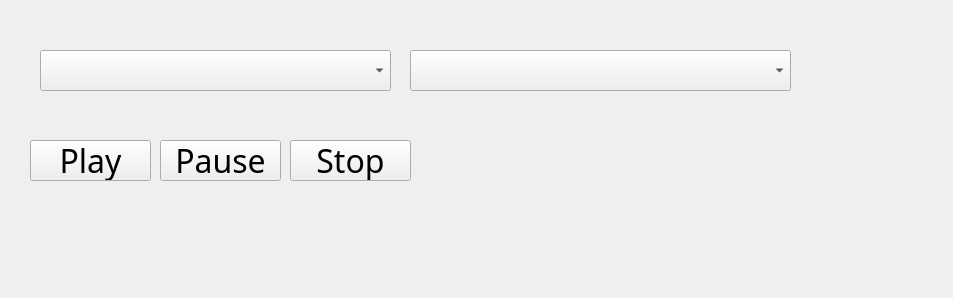
<?xml version="1.0" encoding="UTF-8"?>
<ui version="4.0">
 <class>WOWAnimControl</class>
 <widget class="QWidget" name="WOWAnimControl">
  <property name="geometry">
   <rect>
    <x>0</x>
    <y>0</y>
    <width>953</width>
    <height>298</height>
   </rect>
  </property>
  <property name="windowTitle">
   <string>Form</string>
  </property>
  <widget class="QComboBox" name="m_pAnimNameComboBox">
   <property name="geometry">
    <rect>
     <x>40</x>
     <y>50</y>
     <width>351</width>
     <height>41</height>
    </rect>
   </property>
   <property name="font">
    <font>
     <family>方正舒体</family>
     <pointsize>24</pointsize>
    </font>
   </property>
  </widget>
  <widget class="QPushButton" name="m_pPlayButton">
   <property name="geometry">
    <rect>
     <x>30</x>
     <y>140</y>
     <width>121</width>
     <height>41</height>
    </rect>
   </property>
   <property name="font">
    <font>
     <family>方正舒体</family>
     <pointsize>24</pointsize>
    </font>
   </property>
   <property name="text">
    <string>Play</string>
   </property>
  </widget>
  <widget class="QPushButton" name="m_pPauseButton">
   <property name="geometry">
    <rect>
     <x>160</x>
     <y>140</y>
     <width>121</width>
     <height>41</height>
    </rect>
   </property>
   <property name="font">
    <font>
     <family>方正舒体</family>
     <pointsize>24</pointsize>
    </font>
   </property>
   <property name="text">
    <string>Pause</string>
   </property>
  </widget>
  <widget class="QPushButton" name="m_pStopButton">
   <property name="geometry">
    <rect>
     <x>290</x>
     <y>140</y>
     <width>121</width>
     <height>41</height>
    </rect>
   </property>
   <property name="font">
    <font>
     <family>方正舒体</family>
     <pointsize>24</pointsize>
    </font>
   </property>
   <property name="text">
    <string>Stop</string>
   </property>
  </widget>
  <widget class="QComboBox" name="m_pSkinList">
   <property name="geometry">
    <rect>
     <x>410</x>
     <y>50</y>
     <width>381</width>
     <height>41</height>
    </rect>
   </property>
   <property name="font">
    <font>
     <family>方正舒体</family>
     <pointsize>24</pointsize>
    </font>
   </property>
  </widget>
 </widget>
 <resources/>
 <connections/>
</ui>
